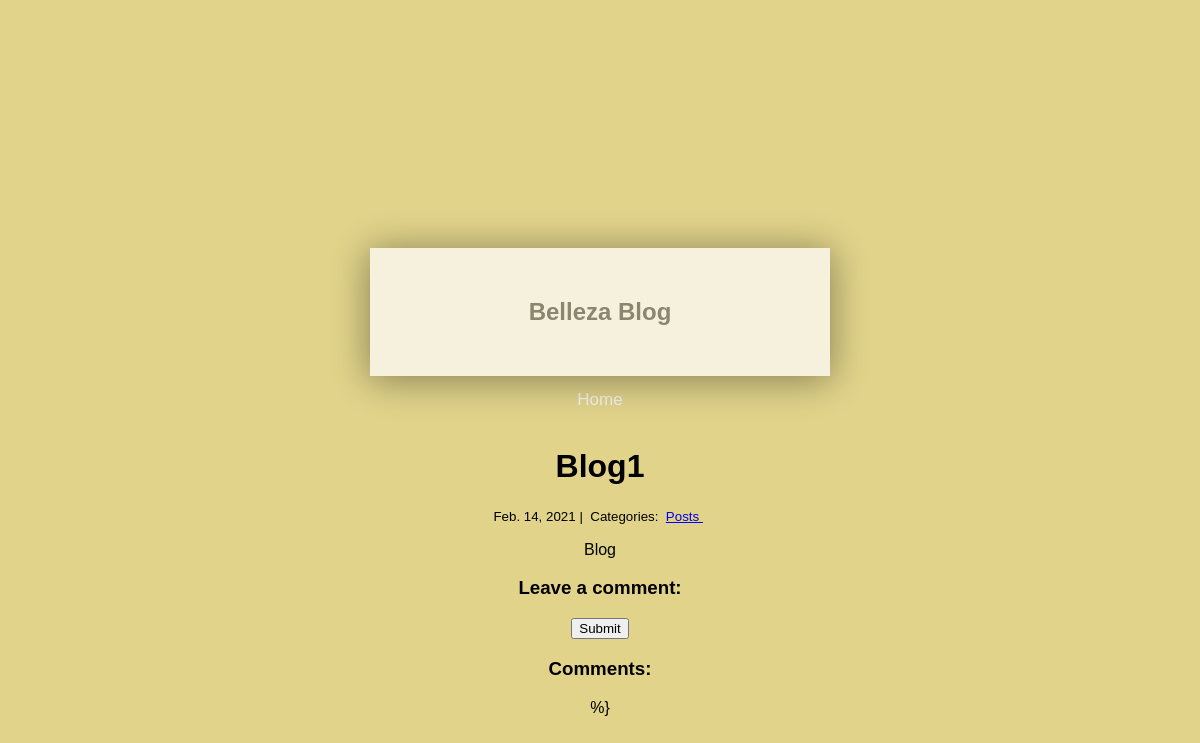
Page /4/ on the committed database.
### blog/models.py (models this page shows)
class Post(models.Model):
    title = models.CharField(max_length=255)
    body = models.TextField()
    created_on = models.DateTimeField(auto_now_add=True)
    last_modified = models.DateTimeField(auto_now=True)
    categories = models.ManyToManyField('Category', related_name='posts')

class Category(models.Model):
    name = models.CharField(max_length=20)

### blog/views.py (the view)
# urls.py: path("<int:pk>/", views.blog_detail, name="blog_detail"),
def blog_detail(request, pk):
    post = Post.objects.get(pk=pk)
    comments = Comment.objects.filter(post=post)
    context = {
        "post": post,
        "comments": comments,
    }
    return render(request, "blog_detail.html", context)

### blog/templates/blog_detail.html (shortened to what this page needs)
{% extends "try.html" %}
{% block page_content %}
<div class="col-md-8 offset-md-2">
    <h1>{{ post.title }}</h1>
    <small>
        {{ post.created_on.date }} |&nbsp;
        Categories:&nbsp;
        {% for category in post.categories.all %}
        <a href="{% url 'blog_category' category.name %}">
            {{ category.name }}
        </a>&nbsp;
        {% endfor %}
    </small>
    <p>{{ post.body | linebreaks }}</p>
    <h3>Leave a comment:</h3>
    <form action="/blog/{{ post.pk }}/" method="post">
        <button type="submit" class="btn btn-primary">Submit</button>
    </form>
    <h3>Comments:</h3>
</div>
{% endblock %}

### blog/templates/try.html (style rules this page uses)
html,body { height:100%; overflow:hidden; }
body { background:#E1D38A; background-size:cover; font-family:sans-serif; text-align:center; padding-top:20% }

### rows in the picture
Post: title "Blog1", created_on "Feb. 14, 2021", body "Blog"
Category: name "Posts"
